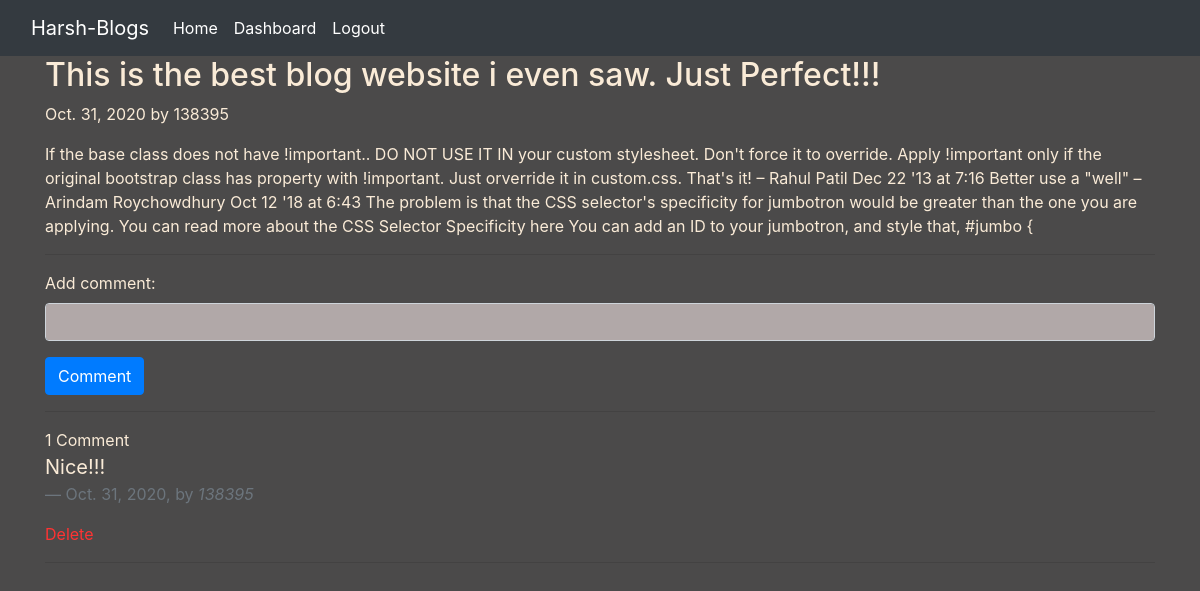
Screenshot of /9/ (signed in) with the database file from the repository.
### blogapp/models.py (models this page shows, shortened)
class Post(models.Model):
    title = models.CharField(max_length=100)
    desc = models.TextField()
    post_date = models.DateField(auto_now_add=True)
    class Meta:
        ordering = ['-id']

class Comments(models.Model):
    post = models.ForeignKey(Post, on_delete=models.CASCADE)
    user = models.ForeignKey(User, on_delete=models.CASCADE)
    content = models.TextField(max_length=30)
    timestamp = models.DateField(auto_now_add=True)

### blogapp/views.py (the view)
# urls.py: path('<str:id>/', views.blog_page, name='blogpage'),
def blog_page(request, id):
    post = Post.objects.filter(id=id).first()
    comment = Comments.objects.filter(post=post).order_by('-id')
    if request.method == 'POST':
        comment_form = CommentForm(request.POST)
        if comment_form.is_valid():
            if request.user.is_authenticated:
                content = request.POST.get('content')
            else:
                return redirect('/login/')
            comment = Comments.objects.create(post=post, user=request.user, content=content)
            comment.save()
            return HttpResponseRedirect(request.path_info)
    else:
        comment_form = CommentForm()
    return render(request, 'blogapp/BlogPage.html', {'post': post, 'comment': comment, 'comment_form': comment_form})

### blogapp/forms.py
class CommentForm(forms.ModelForm):
    class Meta:
        model = Comments
        fields = ('content',)
        labels = {'content': 'Add comment'}
        widgets = {'content': forms.TextInput(attrs={'class': 'form-control'}), }

### blogapp/templates/blogapp/BlogPage.html (shortened to what this page needs)
{% extends 'blogapp/base.html' %}
{% load static %}
{% block content %}
<div class="container">
    <h2 class="blog-post-title">{{post.title}}</h2>
    <p class="blog-post-meta">{{post.post_date}} by {{request.user}}</p>
    <p>{{post.desc}}</p>
<hr>
<form method="post">
    {{comment_form.as_p}}
    <input type="submit" class="btn btn-primary" value="Comment">
</form>
<hr>
<div class="main-comment-section">
    {{comment.count}} Comment{{ Comments|pluralize }}
{% for comment in comment %}
    <blockquote class="blockquote">
      <p class="mb-0">{{comment.content}}</p>
      <footer class="blockquote-footer">{{comment.timestamp}},   by <cite title="Source Title">{{comment.user|capfirst}}</cite></footer>
    </blockquote>
    <a style="color:hsl(0,100%,60%);" href="{% url 'deletecomment' comment.id %}?next={{ request.path }}">Delete</a>
    <hr>
{% endfor %}
</div>
    </div>
{% endblock content %}

### blogapp/static/blogapp/css/style.css (style rules this page uses)
body { background-color : rgb(75, 74, 74); color : antiquewhite; }
.form-control { background-color : rgb(177, 168, 168); }

### rows the page displays
Post: title "This is the best blog website i even saw. Just Perfect!!!", post_date "Oct. 31, 2020", desc "If the base class does not have !important.. DO NOT USE IT IN your custom stylesheet. Don't force it to override. Apply !important only if the original bootstrap class has property with !important. Just orverride it in custom.css. That's it! – Rahul Patil Dec 22 '13 at 7:16 Better use a \"well\" – Arindam Roychowdhury Oct 12 '18 at 6:43 The problem is that the CSS selector's specificity for jumbotron would be greater than the one you are applying. You can read more about the CSS Selector Specificity here You can add an ID to your jumbotron, and style that, #jumbo {"
Comments: content "Nice!!!", timestamp "Oct. 31, 2020", user "138395"

### other values shown
{{ request.user }} "138395"
{{ comment.count }} "1"
